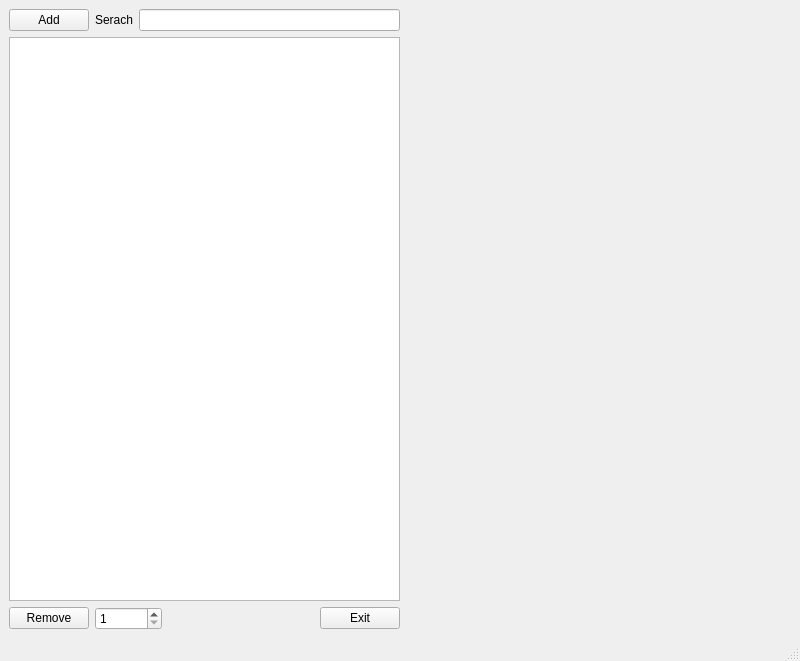
<?xml version="1.0" encoding="UTF-8"?>
<ui version="4.0">
 <class>MainWindow</class>
 <widget class="QMainWindow" name="MainWindow">
  <property name="geometry">
   <rect>
    <x>0</x>
    <y>0</y>
    <width>800</width>
    <height>661</height>
   </rect>
  </property>
  <property name="windowTitle">
   <string>MainWindow</string>
  </property>
  <widget class="QWidget" name="centralwidget">
   <property name="enabled">
    <bool>true</bool>
   </property>
   <property name="minimumSize">
    <size>
     <width>800</width>
     <height>611</height>
    </size>
   </property>
   <layout class="QVBoxLayout" name="verticalLayout_2">
    <item>
     <layout class="QHBoxLayout" name="horizontalLayout_3">
      <item>
       <layout class="QVBoxLayout" name="Table">
        <property name="sizeConstraint">
         <enum>QLayout::SetMaximumSize</enum>
        </property>
        <item>
         <layout class="QHBoxLayout" name="horizontalLayout">
          <item>
           <widget class="QPushButton" name="Add">
            <property name="text">
             <string>Add</string>
            </property>
           </widget>
          </item>
          <item>
           <widget class="QLabel" name="label">
            <property name="text">
             <string>Serach</string>
            </property>
           </widget>
          </item>
          <item>
           <widget class="QLineEdit" name="lineEdit"/>
          </item>
         </layout>
        </item>
        <item>
         <layout class="QVBoxLayout" name="verticalLayout_3">
          <item>
           <widget class="QTableWidget" name="tableWidget">
            <property name="sizePolicy">
             <sizepolicy hsizetype="Preferred" vsizetype="Expanding">
              <horstretch>0</horstretch>
              <verstretch>0</verstretch>
             </sizepolicy>
            </property>
           </widget>
          </item>
         </layout>
        </item>
        <item>
         <layout class="QHBoxLayout" name="horizontalLayout_2">
          <item>
           <widget class="QPushButton" name="Remove">
            <property name="text">
             <string>Remove</string>
            </property>
           </widget>
          </item>
          <item>
           <widget class="QSpinBox" name="indexSelector">
            <property name="minimum">
             <number>1</number>
            </property>
            <property name="maximum">
             <number>99999999</number>
            </property>
           </widget>
          </item>
          <item>
           <spacer name="horizontalSpacer">
            <property name="orientation">
             <enum>Qt::Horizontal</enum>
            </property>
            <property name="sizeHint" stdset="0">
             <size>
              <width>40</width>
              <height>20</height>
             </size>
            </property>
           </spacer>
          </item>
          <item>
           <widget class="QPushButton" name="Exit">
            <property name="text">
             <string>Exit</string>
            </property>
           </widget>
          </item>
         </layout>
        </item>
       </layout>
      </item>
      <item>
       <layout class="QVBoxLayout" name="chartArea">
        <item>
         <spacer name="horizontalSpacer_2">
          <property name="orientation">
           <enum>Qt::Horizontal</enum>
          </property>
          <property name="sizeHint" stdset="0">
           <size>
            <width>40</width>
            <height>20</height>
           </size>
          </property>
         </spacer>
        </item>
       </layout>
      </item>
     </layout>
    </item>
   </layout>
  </widget>
  <widget class="QMenuBar" name="menubar">
   <property name="geometry">
    <rect>
     <x>0</x>
     <y>0</y>
     <width>800</width>
     <height>25</height>
    </rect>
   </property>
  </widget>
  <widget class="QStatusBar" name="statusbar"/>
 </widget>
 <resources/>
 <connections>
  <connection>
   <sender>Exit</sender>
   <signal>clicked()</signal>
   <receiver>MainWindow</receiver>
   <slot>close()</slot>
   <hints>
    <hint type="sourcelabel">
     <x>489</x>
     <y>501</y>
    </hint>
    <hint type="destinationlabel">
     <x>399</x>
     <y>299</y>
    </hint>
   </hints>
  </connection>
 </connections>
</ui>
